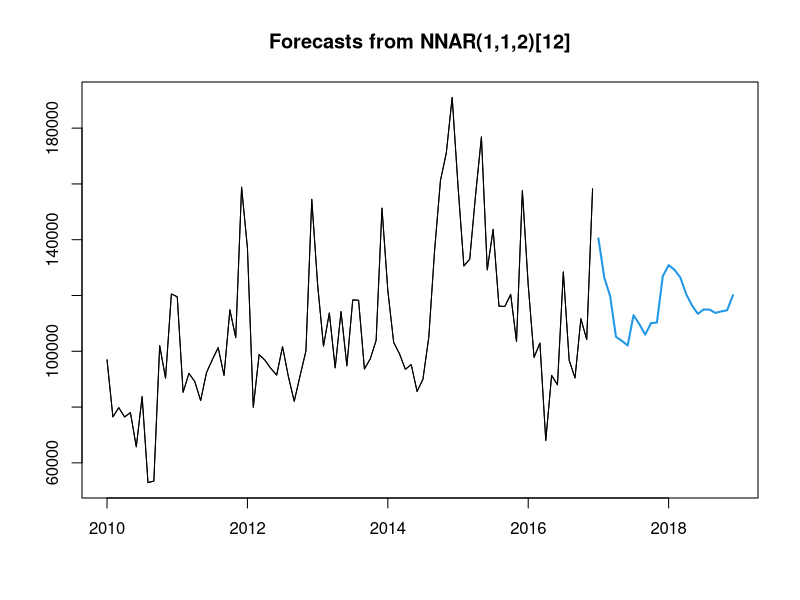
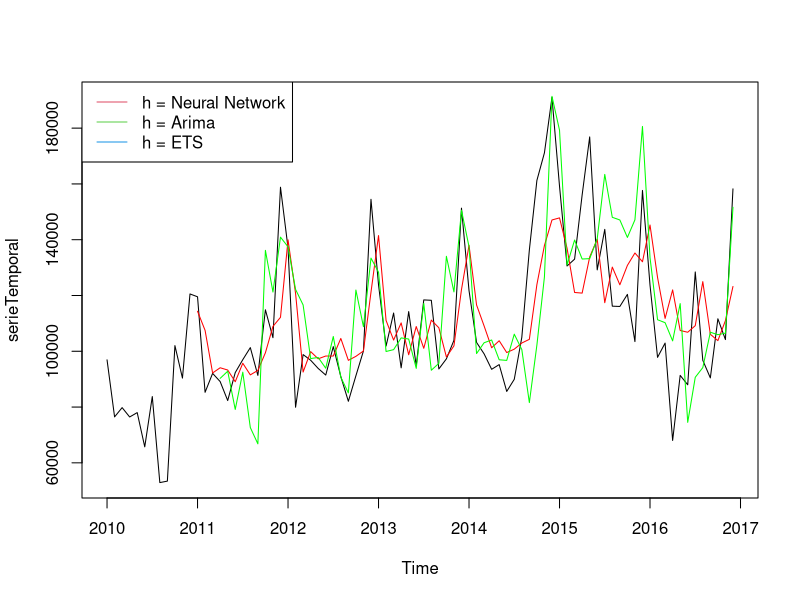

These figures' R source, in order:
#ver este artigo
#https://www.otexts.org/fpp/9/3


library(forecast)
library(dplyr)
library(ggplot2)

#Leitura do Arquivo vendas.txt
vendasDataSet = read.table('serieVendas.csv', header=TRUE, sep=";")
vendasDataSet$venda<- as.numeric(vendasDataSet$venda)

#Conversion Data
vendasDataSet$data<- as.Date(vendasDataSet$data)
vendasDataSet$venda<- as.numeric(vendasDataSet$venda)

#Filter DataSet
vendasTreinamento <- vendasDataSet %>% 
  select(data,venda) %>% 
  filter(data >= as.Date("2010-01-01") & data <= as.Date("2016-12-01"))


#Serie Temporal
serieTemporal <- ts(vendasTreinamento$venda, start=c(2010, 1), end=c(2016, 12), frequency=12)


#Neural Network Time Series Forecasts
fitNeuralNetwork <- nnetar(serieTemporal, decay=0.5, maxit=150, repeats = 20)
fitArima <- auto.arima(serieTemporal)
fitETS <- ets(serieTemporal)

plot(forecast(fitNeuralNetwork))
lines(serieTemporal)

accuracy(fitNeuralNetwork)

forecast(fitNeuralNetwork, 6)


plot(serieTemporal)
lines(fitted(fitNeuralNetwork), col='red')
lines(fitted(fitArima, h=2), col='green')
lines(fitted(fitETS, h=3), col='blue')
legend("topleft", legend=paste("h =",c("Neural Network", "Arima", "ETS")), col=2:4, lty=1)